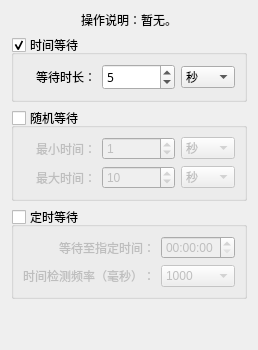
       <widget class="QWidget" name="tab_3">
        <attribute name="title">
         <string>时间等待</string>
        </attribute>
        <layout class="QVBoxLayout" name="verticalLayout_5">
         <item>
          <widget class="QLabel" name="label_88">
           <property name="sizePolicy">
            <sizepolicy hsizetype="Preferred" vsizetype="Preferred">
             <horstretch>0</horstretch>
             <verstretch>0</verstretch>
            </sizepolicy>
           </property>
           <property name="text">
            <string>操作说明：暂无。</string>
           </property>
           <property name="alignment">
            <set>Qt::AlignCenter</set>
           </property>
           <property name="wordWrap">
            <bool>false</bool>
           </property>
           <property name="margin">
            <number>0</number>
           </property>
           <property name="indent">
            <number>-1</number>
           </property>
           <property name="openExternalLinks">
            <bool>false</bool>
           </property>
          </widget>
         </item>
         <item>
          <widget class="QGroupBox" name="groupBox">
           <property name="title">
            <string>时间等待</string>
           </property>
           <property name="checkable">
            <bool>true</bool>
           </property>
           <layout class="QHBoxLayout" name="horizontalLayout_25" stretch="2,2,1">
            <item>
             <widget class="QLabel" name="label_14">
              <property name="layoutDirection">
               <enum>Qt::LeftToRight</enum>
              </property>
              <property name="text">
               <string>等待时长：</string>
              </property>
              <property name="alignment">
               <set>Qt::AlignRight|Qt::AlignTrailing|Qt::AlignVCenter</set>
              </property>
             </widget>
            </item>
            <item>
             <widget class="QSpinBox" name="spinBox_13">
              <property name="font">
               <font>
                <family>微软雅黑</family>
                <pointsize>9</pointsize>
                <weight>50</weight>
                <bold>false</bold>
               </font>
              </property>
              <property name="minimum">
               <number>1</number>
              </property>
              <property name="maximum">
               <number>999999</number>
              </property>
              <property name="value">
               <number>5</number>
              </property>
             </widget>
            </item>
            <item>
             <widget class="QComboBox" name="comboBox_25">
              <item>
               <property name="text">
                <string>秒</string>
               </property>
              </item>
              <item>
               <property name="text">
                <string>毫秒</string>
               </property>
              </item>
              <item>
               <property name="text">
                <string>分钟</string>
               </property>
              </item>
             </widget>
            </item>
           </layout>
          </widget>
         </item>
         <item>
          <widget class="QGroupBox" name="groupBox_16">
           <property name="title">
            <string>随机等待</string>
           </property>
           <property name="checkable">
            <bool>true</bool>
           </property>
           <property name="checked">
            <bool>false</bool>
           </property>
           <layout class="QGridLayout" name="gridLayout_6" columnstretch="2,2,1" columnminimumwidth="2,2,1">
            <item row="0" column="0">
             <widget class="QLabel" name="label_78">
              <property name="text">
               <string>最小时间：</string>
              </property>
              <property name="alignment">
               <set>Qt::AlignRight|Qt::AlignTrailing|Qt::AlignVCenter</set>
              </property>
             </widget>
            </item>
            <item row="0" column="1">
             <widget class="QSpinBox" name="spinBox_14">
              <property name="maximum">
               <number>999999</number>
              </property>
              <property name="value">
               <number>1</number>
              </property>
             </widget>
            </item>
            <item row="0" column="2">
             <widget class="QComboBox" name="comboBox_64">
              <item>
               <property name="text">
                <string>秒</string>
               </property>
              </item>
              <item>
               <property name="text">
                <string>毫秒</string>
               </property>
              </item>
              <item>
               <property name="text">
                <string>分钟</string>
               </property>
              </item>
             </widget>
            </item>
            <item row="1" column="0">
             <widget class="QLabel" name="label_79">
              <property name="text">
               <string>最大时间：</string>
              </property>
              <property name="alignment">
               <set>Qt::AlignRight|Qt::AlignTrailing|Qt::AlignVCenter</set>
              </property>
             </widget>
            </item>
            <item row="1" column="1">
             <widget class="QSpinBox" name="spinBox_15">
              <property name="maximum">
               <number>999999</number>
              </property>
              <property name="value">
               <number>10</number>
              </property>
             </widget>
            </item>
            <item row="1" column="2">
             <widget class="QComboBox" name="comboBox_65">
              <item>
               <property name="text">
                <string>秒</string>
               </property>
              </item>
              <item>
               <property name="text">
                <string>毫秒</string>
               </property>
              </item>
              <item>
               <property name="text">
                <string>分钟</string>
               </property>
              </item>
             </widget>
            </item>
           </layout>
          </widget>
         </item>
         <item>
          <widget class="QGroupBox" name="groupBox_15">
           <property name="title">
            <string>定时等待</string>
           </property>
           <property name="checkable">
            <bool>true</bool>
           </property>
           <property name="checked">
            <bool>false</bool>
           </property>
           <layout class="QGridLayout" name="gridLayout_28" columnstretch="2,1">
            <item row="0" column="0">
             <widget class="QLabel" name="label_15">
              <property name="text">
               <string>等待至指定时间：</string>
              </property>
              <property name="alignment">
               <set>Qt::AlignRight|Qt::AlignTrailing|Qt::AlignVCenter</set>
              </property>
             </widget>
            </item>
            <item row="0" column="1">
             <widget class="QTimeEdit" name="timeEdit">
              <property name="displayFormat">
               <string>HH:mm:ss</string>
              </property>
             </widget>
            </item>
            <item row="1" column="0">
             <widget class="QLabel" name="label_26">
              <property name="text">
               <string>时间检测频率（毫秒）：</string>
              </property>
              <property name="alignment">
               <set>Qt::AlignRight|Qt::AlignTrailing|Qt::AlignVCenter</set>
              </property>
             </widget>
            </item>
            <item row="1" column="1">
             <widget class="QComboBox" name="comboBox_6">
              <property name="enabled">
               <bool>false</bool>
              </property>
              <property name="currentText">
               <string>1000</string>
              </property>
              <item>
               <property name="text">
                <string>1000</string>
               </property>
              </item>
              <item>
               <property name="text">
                <string>500</string>
               </property>
              </item>
              <item>
               <property name="text">
                <string>200</string>
               </property>
              </item>
              <item>
               <property name="text">
                <string>100</string>
               </property>
              </item>
              <item>
               <property name="text">
                <string>50</string>
               </property>
              </item>
              <item>
               <property name="text">
                <string>10</string>
               </property>
              </item>
             </widget>
            </item>
           </layout>
          </widget>
         </item>
         <item>
          <spacer name="verticalSpacer_16">
           <property name="orientation">
            <enum>Qt::Vertical</enum>
           </property>
           <property name="sizeHint" stdset="0">
            <size>
             <width>20</width>
             <height>40</height>
            </size>
           </property>
          </spacer>
         </item>
        </layout>
       </widget>
